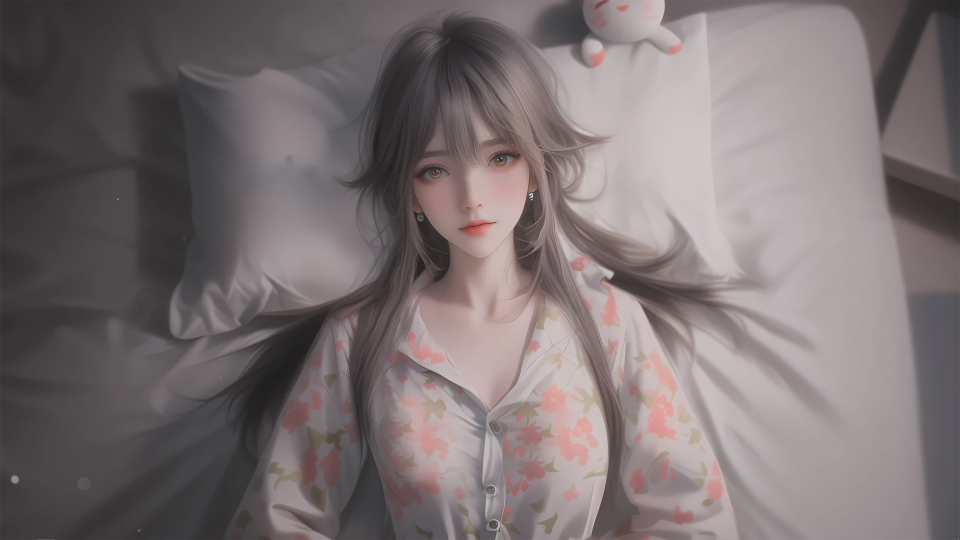
#> input picture resources/test.jpg, 1920 x 1080 px, found by its file name (shown at 1/2 size)
$ python '请容我开个脑回路.py'
#> lines starting #> are read from the running program, lines starting #| are printed output that depends on the picture; long printed decimals are rounded
### jassor/utils/__init__.py
import importlib
my_modules = {
    'Logger': '.logger',
    'TimerManager': '.timer',
    'Timer': '.timer',
    'Queue': '.multiprocess',
    'Closed': '.multiprocess',
    'Process': '.multiprocess',
    'QueueMessageException': '.multiprocess',
    'JassorJsonEncoder': '.json_encoder',
    'Merger': '.merger',
    'random_colors': '.color',
    'random_rainbow_curves': '.color',
    'plot': '.jassor_plot_lib',
    'plots': '.jassor_plot_lib',
    'Table': '.table',
    'uniform_iter': '.iter_method',
    'crop': '.cropper',
    # 'SlideWriter': '.writer_asap',
    'SlideWriter': '.writer_tiff',
    'image2slide': '.write_tiff_func',
    'BBox': '.bbox',
    'bbox_to_contour': '.bbox',
    'bbox_join_region': '.bbox',
    'bbox_inter': '.bbox',
    'bbox_inter_area_matrix': '.bbox',
    'bbox_lurd2xywh': '.bbox',
    'bbox_xywh2lurd': '.bbox',
    'bbox_luwh2xywh': '.bbox',
    'bbox_xywh2luwh': '.bbox',
    'bbox_lurd2luwh': '.bbox',
    'bbox_luwh2lurd': '.bbox',
    'ipynb2pycode': '.ipynb2pycode',
    'align_fourier': '.align_in_fourier',
    'align_keypoint': '.align_in_keypoint',
}


def __getattr__(name):
    if name in my_modules:
        module = importlib.import_module(my_modules[name], __package__)
        return getattr(module, name)
    else:
        raise ModuleNotFoundError(f'The import name {name} not in this utils, check if want to import {list(my_modules.keys())}')


__all__ = list(my_modules)

### jassor/test/请容我开个脑回路.py
import cv2
import jassor.utils as J
import numpy as np
import matplotlib.pyplot as plt


def main():
    # 读取两幅图像
    img1 = cv2.imread(rf'C:\Users\jizhe\Pictures\test.jpg', cv2.IMREAD_GRAYSCALE)
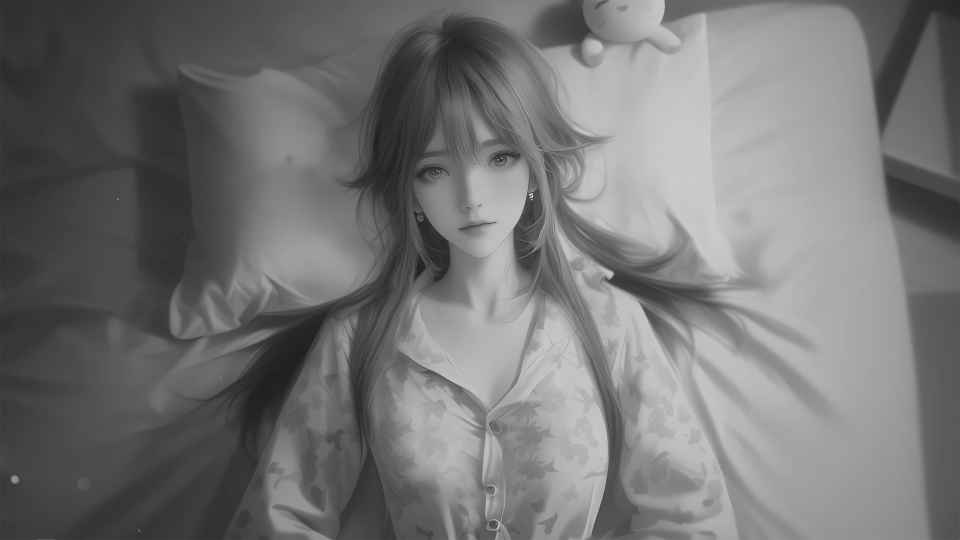
#> img1: shape (1080, 1920) (shown at 1/2 size); min 29, max 255, mean 116.2
    img1 = cv2.resize(img1, (801, 801))
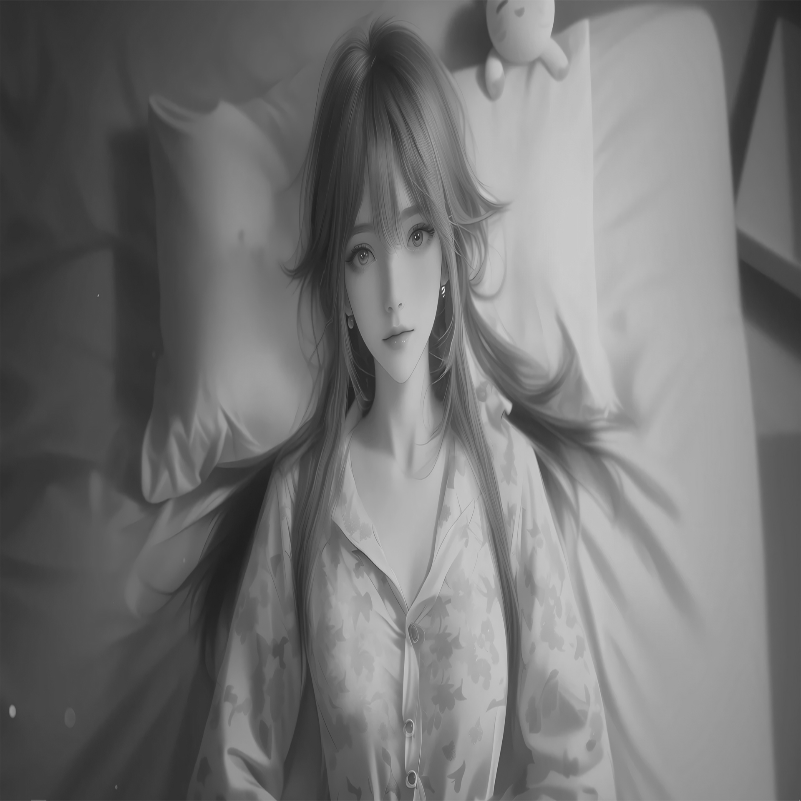
#> img1: shape (801, 801); min 30, max 248, mean 116.1
    M = get_affine()
    img2 = cv2.warpAffine(img1, M, (img1.shape[1], img1.shape[0]))

    # J.plots([img1, img2])

    scaling = detect_scaling_by_correlation(img1, img2)
    print(scaling)


def get_affine():
    # 参数定义
    angle = 0  # 旋转角度（度数）
    scale = 1  # 缩放比例
    tx, ty = 0, 0  # 平移量
    center = (400, 400)  # 旋转中心
    M = cv2.getRotationMatrix2D(center, angle, scale)
    M[0, 2] += tx
    M[1, 2] += ty
    return M


def detect_scaling_by_correlation(img1, img2):
    fmg1 = np.fft.fft2(img1)
    fmg2 = np.fft.fft2(img2)

    rfmg1 = xyf2rtf(fmg1)
    rfmg2 = xyf2rtf(fmg2)

    """通过互相关检测旋转角度"""
    # 计算互相关
    cross_corr = np.fft.ifft2(rfmg1 * rfmg2)
    cross_corr_shifted = np.fft.fftshift(cross_corr)

    J.plots([
        np.abs(fmg1).astype(np.float32),
        np.abs(fmg2).astype(np.float32),
        np.abs(cross_corr_shifted),
    ])

    # 找到互相关的峰值位置
    # r = np.abs(cross_corr_shifted).sum(axis=0).argmax()
    _, r = np.unravel_index(np.argmax(np.abs(cross_corr_shifted)), cross_corr_shifted.shape)

    # 计算缩放偏移
    scaling = r / rfmg1.shape[1]
    return scaling


def xy2rt(image: np.ndarray):
    h, w = image.shape
    # 前面是双线性插值，后面是填充所有目标图像素
    flags = cv2.INTER_LINEAR | cv2.WARP_FILL_OUTLIERS
    # 圆心坐标
    center = (w / 2, h / 2)
    # center = (0, 0)
    # 圆的半径
    maxRadius = (h ** 2 + w ** 2) ** 0.5 / 2
    # linear Polar 极坐标变换, None表示OpenCV根据输入自行决定输出图像尺寸
    polar_img = cv2.warpPolar(image, None, center, maxRadius, flags)
    return polar_img


def xyf2rtf(image: np.ndarray):
    a = image.real.astype(np.float32)
    b = image.imag.astype(np.float32)
    h, w = image.shape
#> h = 801; w = 801
    # 前面是双线性插值，后面是填充所有目标图像素
    flags = cv2.INTER_LINEAR | cv2.WARP_FILL_OUTLIERS
    # 圆心坐标
    center = (w / 2, h / 2)
#> center = (400.5, 400.5)
    # center = (0, 0)
    # 圆的半径
    maxRadius = (h ** 2 + w ** 2) ** 0.5 / 2
#> maxRadius = 566.4
    # linear Polar 极坐标变换, None表示OpenCV根据输入自行决定输出图像尺寸
    a = cv2.warpPolar(a, None, center, maxRadius, flags)
#> a: shape (1779, 566) float32
    b = cv2.warpPolar(b, None, center, maxRadius, flags)
#> b: shape (1779, 566) float32
    return a + 1j * b


main()
#> in detect_scaling_by_correlation, `_, r = np.unravel_index(np.argmax(np.abs(cross_corr_shifted)), cross_c..`: r = 83
#> in detect_scaling_by_correlation, `scaling = r / rfmg1.shape[1]`: scaling = 0.147
#| 0.1466
